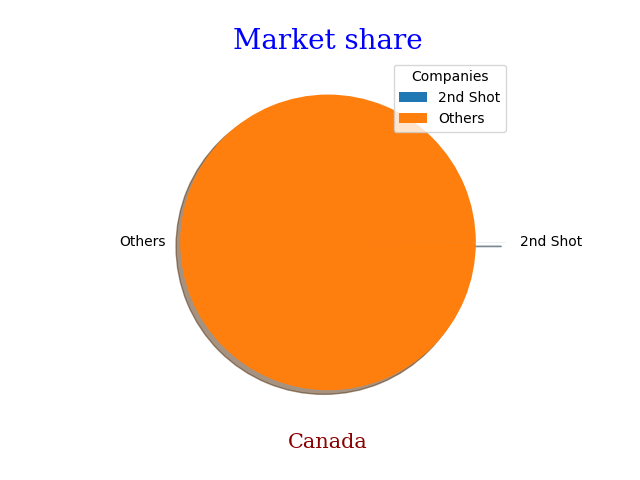

Python code for this plot:
import matplotlib.pyplot as plt
import numpy as np
from decimal import Decimal

tsotc = Decimal(input("Enter the total sales of the company here: "))
tsotm = Decimal(input("Enter the total sales of the market here: "))
marketshare = (tsotc / tsotm) * 100
print(marketshare)

tcs = marketshare
os = 100 - marketshare

y = np.array([tcs, os])
mylabels = ["2nd Shot", "Others"]
myexplode = [0.2, 0]

font1 = {'family':'serif','color':'blue','size':20}
font2 = {'family':'serif','color':'darkred','size':15}


plt.title("Market share", fontdict = font1)
plt.pie(y, labels = mylabels, explode = myexplode, shadow = True)
plt.xlabel("Canada", fontdict = font2)
plt.legend(title = "Companies")
plt.show()
